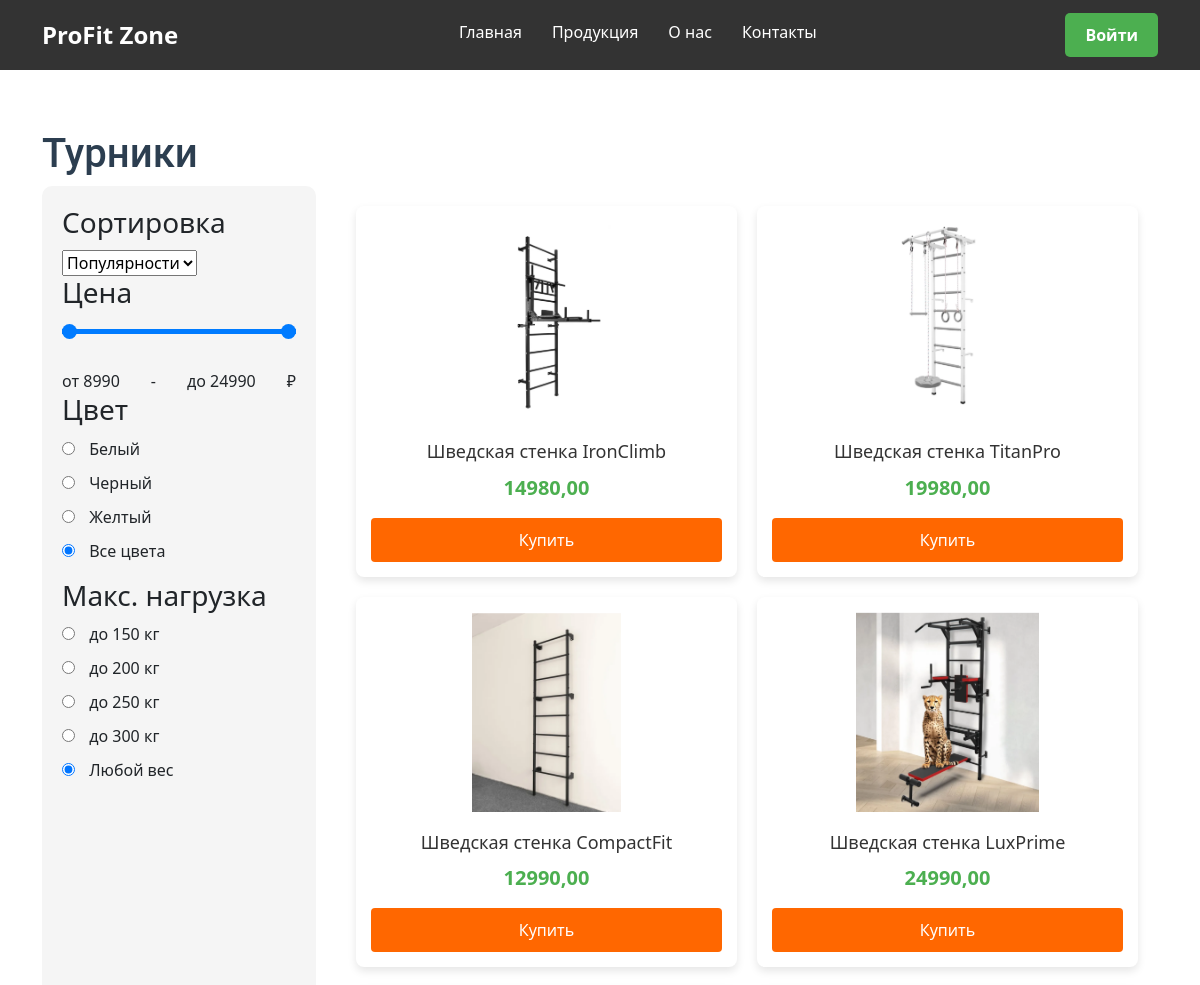
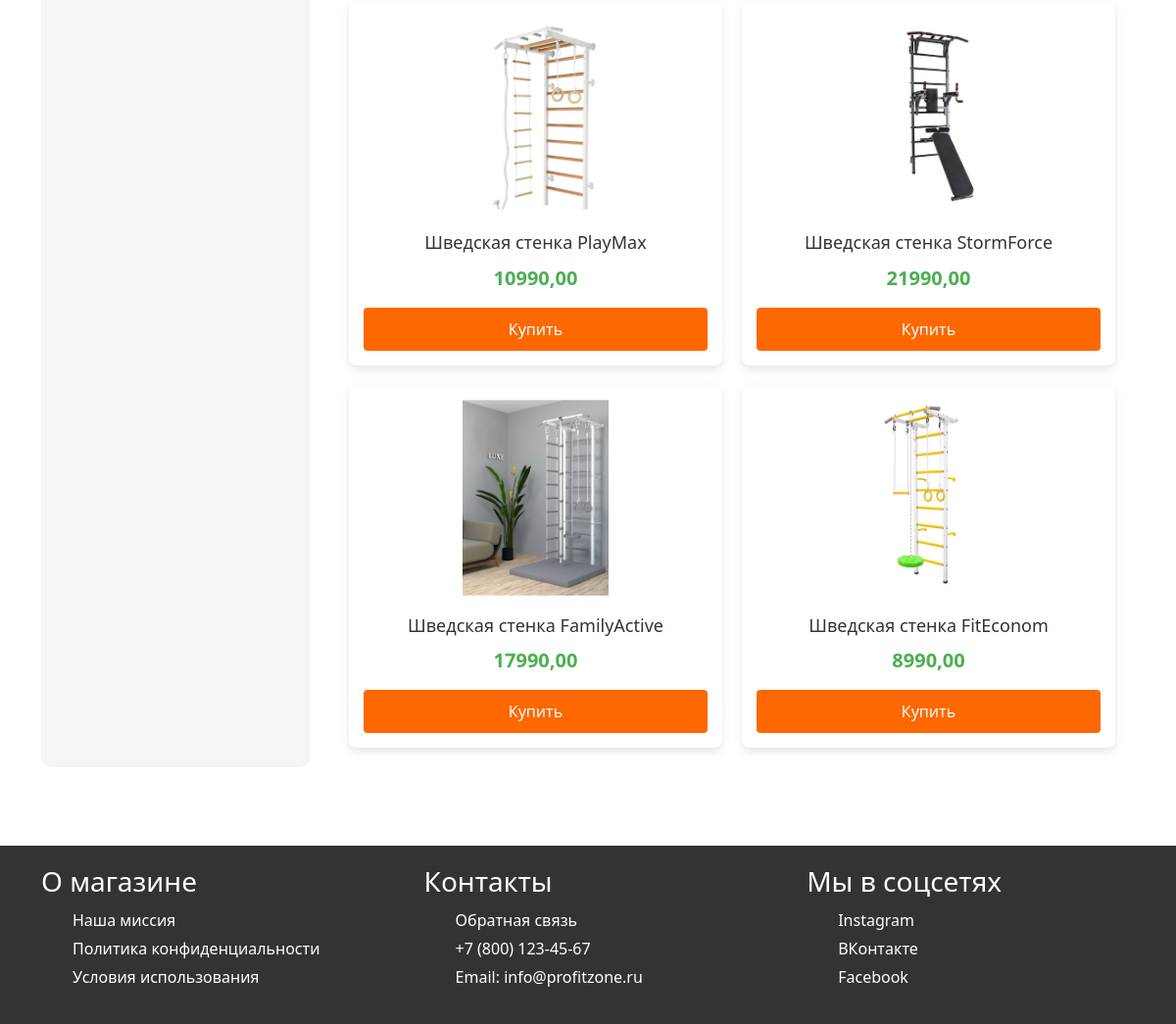
The page /swedish_walls on the database its author committed (2 pictures, top to bottom).
### main/models.py (models this page shows)
class Product(PolymorphicModel):
    id = models.AutoField(primary_key=True)
    name = models.CharField(max_length=255)
    description = models.TextField()
    price = models.DecimalField(max_digits=10, decimal_places=2)
    popularity = models.IntegerField(default=0)
    img = models.ImageField(upload_to='images/', blank=True, null=True)
    def __str__(self):
        return self.name

class SwedishWall(Product):
    in_bundle = models.TextField(help_text="Список товаров в комплекте")
    installation_type = models.CharField(max_length=255)
    max_load = models.CharField(max_length=100)
    material = models.CharField(max_length=255)
    dimensions = models.TextField(help_text="Габариты в см")
    packaging_parameters = models.TextField(help_text="Параметры упаковки")
    bar_diameter = models.CharField(max_length=100)
    distance_between = models.CharField(max_length=100)
    warranty = models.CharField(max_length=100)
    color = models.CharField(max_length=30)

class Product(PolymorphicModel):
    id = models.AutoField(primary_key=True)
    name = models.CharField(max_length=255)
    description = models.TextField()
    price = models.DecimalField(max_digits=10, decimal_places=2)
    popularity = models.IntegerField(default=0)
    img = models.ImageField(upload_to='images/', blank=True, null=True)
    def __str__(self):
        return self.name

### main/views.py (the view)
# urls.py: path('swedish_walls', views.swedish_walls, name='swedish_walls'),
def swedish_walls(request):
    login_form = LoginForm()
    register_form = RegisterForm()
    COLOR_MAP = {
        'Белый': 'white',
        'Черный': 'black',
        'Желтый': 'yellow',
        'Все цвета': 'all'
    }
    sort_by = request.GET.get('sort_by', 'popularity')
    min_price = request.GET.get('min_price', 8990)
    max_price = request.GET.get('max_price', 24990)
    color = request.GET.get('color')
    load_limits = request.GET.get('load_limits')
    selected_color_eng = COLOR_MAP.get(color)
    walls = SwedishWall.objects.filter(price__gte=min_price, price__lte=max_price)
    if selected_color_eng == 'all' or selected_color_eng == None:
        pass
    else:
        walls = walls.filter(color=selected_color_eng)
    if load_limits == 'Любой' or load_limits == None:
        pass
    else:
        walls = walls.filter(max_load=load_limits)
    if sort_by == 'price':
        walls = walls.order_by('price')
    else:
        walls = walls.order_by('-popularity')
    print(walls)
    context = {
        'swedish_walls_sort': walls,
        'sort_by': sort_by,
        'min_price': min_price,
        'max_price': max_price,
        'colors': color,
        'load_limits': load_limits,
        'login_form': login_form,
        'register_form': register_form,
    }
    if request.headers.get('x-requested-with') == 'XMLHttpRequest':
        return render(request, 'main/includes/swedish_walls_list.html', context)
    return render(request, 'main/swedish_walls.html', context)

### main/forms.py
class LoginForm(AuthenticationForm):
    username = forms.CharField(label='Имя пользователя', max_length=100)
    password = forms.CharField(label='Пароль', widget=forms.PasswordInput)

class RegisterForm(UserCreationForm):
    email = forms.EmailField(label='Email', required=True)
    username = forms.CharField(label='Имя пользователя')
    password1 = forms.CharField(label='Пароль', widget=forms.PasswordInput)
    password2 = forms.CharField(label='Подтвердите пароль', widget=forms.PasswordInput)
    class Meta:
        model = User
        fields = ['username', 'email', 'password1', 'password2']

### main/templates/main/swedish_walls.html (shortened to what this page needs)
{% extends 'main/layout.html' %}
{% load static %}
{% block content %}
<section class="product-section">
    <div class="container">
        <h1>Турники</h1>
        <div class="product-layout">
            <aside class="filters">
                <h3>Сортировка</h3>
                <select name="sort_by" id="sortSelect">
                    <option value="popularity" {% if sort_by == 'popularity' %}selected{% endif %}>Популярности</option>
                </select>
                <h3>Цена</h3>
                <div class="price-slider-container">
                    <input type="range" id="minPriceRange" min="8990" max="24990" value="{{ request.GET.min_price|default:8990 }}" class="price-range" name="min_price">
                    <input type="range" id="maxPriceRange" min="8990" max="24990" value="{{ request.GET.max_price|default:24990 }}" class="price-range" name="max_price">
                </div>
                <div class="price-range-display">
                    <span id="priceMinDisplay">от {{ request.GET.min_price|default:8990 }}</span> - <span id="priceMaxDisplay">до {{ request.GET.max_price|default:24990 }}</span> ₽
                </div>
                <h3>Цвет</h3>
                <ul>
                    <li><input type="radio" id="white" name="color" value="Белый" {% if 'Белый' in colors %}checked{% endif %}> <label for="white">Белый</label></li>
                    <li><input type="radio" id="black" name="color" value="Черный" {% if 'Черный' in colors %}checked{% endif %}> <label for="black">Черный</label></li>
                    <li><input type="radio" id="yellow" name="color" value="Желтый" {% if 'Желтый' in colors %}checked{% endif %}> <label for="yellow">Желтый</label></li>
                    <li><input type="radio" id="all" name="color" value="Все цвета" {% if colors %}{% else %}checked{% endif %}{% if 'Все цвета' in colors %}checked{% endif %}> <label for="all">Все цвета</label></li>
                </ul>
                <h3>Макс. нагрузка</h3>
                <ul>
                    <li><input type="radio" id="150kg" name="load_limits" value="до 150 кг" {% if 'до 150 кг' in load_limits %}checked{% endif %}> <label for="150kg">до 150 кг</label></li>
                    <li><input type="radio" id="200kg" name="load_limits" value="до 200 кг" {% if 'до 200 кг' in load_limits %}checked{% endif %}> <label for="200kg">до 200 кг</label></li>
                    <li><input type="radio" id="250kg" name="load_limits" value="до 250 кг" {% if 'до 250 кг' in load_limits %}checked{% endif %}> <label for="250kg">до 250 кг</label></li>
                    <li><input type="radio" id="300kg" name="load_limits" value="до 300 кг" {% if 'до 300 кг' in load_limits %}checked{% endif %}> <label for="300kg">до 300 кг</label></li>
                    <li><input type="radio" id="all" name="load_limits" value="Любой" {% if load_limits %}{% else %}checked{% endif %}{% if 'Любой' in load_limits %}checked{% endif %}> <label for="all">Любой вес</label></li>
                </ul>
            </aside>
            <div class="products">
                <div class="product-grid">
                    {% for wall in swedish_walls_sort %}
                    <div class="product-card">
                        <img src="{{ wall.img.url }}" alt="{{ wall.name }}">
                        <h4>{{ wall.name }}</h4>
                        <p class="price">{{ wall.price }}</p>
                        <button class="add-to-cart-btn">Купить</button>
                    </div>
                    {% endfor %}
                </div>
            </div>
        </div>
    </div>
</section>
{% endblock %}

### main/templates/main/layout.html (shortened to what this page needs)
<!DOCTYPE html>
<html lang="ru">
<head>
    {% load static %}
    <link rel="stylesheet" href="{% static 'main/css/main.css' %}">
    <link href="https://cdn.jsdelivr.net/npm/bootstrap@5.0.2/dist/css/bootstrap.min.css" rel="stylesheet">
</head>
<body>
    <header>
        <div class="container header-container">
            <div class="logo">
                <a href="/">ProFit Zone</a>
            </div>
            <nav>
                <ul>
                    <li><a id='homepage_link' href="/">Главная</a></li>
                    <li><a href="{% url 'catalogue' %}">Продукция</a></li>
                    <li><a href="/about">О нас</a></li>
                    <li><a href="/contact">Контакты</a></li>
                </ul>
            </nav>
            {% if user.is_authenticated %}
            <div class="cart">
                <a href="{% url 'cart' %}" id="cart-btn">Корзина</a>
            </div>
                <form action="{% url 'logout' %}" method="post">
                    {% csrf_token %}
                <button style="background-color:#333; border: none; cursor: pointer;" type="submit">
                    <svg xmlns="http://www.w3.org/2000/svg" width="24px" height="24px" fill="white" viewBox="0 0 256 256">
                      <path
                        d="M112,216a8,8,0,0,1-8,8H48a16,16,0,0,1-16-16V48A16,16,0,0,1,48,32h56a8,8,0,0,1,0,16H48V208h56A8,8,0,0,1,112,216Zm109.66-93.66-40-40a8,8,0,0,0-11.32,11.32L196.69,120H104a8,8,0,0,0,0,16h92.69l-26.35,26.34a8,8,0,0,0,11.32,11.32l40-40A8,8,0,0,0,221.66,122.34Z"
                      ></path>
                    </svg>
                </button>
                </form>
            {% else %}
            <button id="login-btn">Войти</a>
            {% endif %}
        </div>
    </header>
    <main>
        {% block content %}
        {% endblock %}
    </main>
    <footer>
        <div class="container">
            <div class="footer-columns">
                <div class="footer-column">
                    <h3>О магазине</h3>
                    <ul>
                        <li><a href="/about">Наша миссия</a></li>
                        <li><a href="/privacy">Политика конфиденциальности</a></li>
                        <li><a href="/terms">Условия использования</a></li>
                    </ul>
                </div>
                <div class="footer-column">
                    <h3>Контакты</h3>
                    <ul>
                        <li><a href="/contact">Обратная связь</a></li>
                        <li>+7 (800) 123-45-67</li>
                        <li>Email: info@profitzone.ru</li>
                    </ul>
                </div>
                <div class="footer-column">
                    <h3>Мы в соцсетях</h3>
                    <ul>
                        <li><a href="#">Instagram</a></li>
                        <li><a href="#">ВКонтакте</a></li>
                        <li><a href="#">Facebook</a></li>
                    </ul>
                </div>
            </div>
        </div>
    </footer>
</body>
</html>

### main/static/main/css/main.css (style rules this page uses)
* { margin: 0; padding: 0; box-sizing: border-box; }
body { font-family: Arial, sans-serif; line-height: 1.6; background-color: #f4f4f4; }
.container { width: 90%; margin: 0 auto; max-width: 1200px; }
header { background-color: #333; color: #fff; padding: 10px 0; }
.header-container { display: flex; justify-content: space-between; align-items: center; }
header .logo a { font-size: 24px; color: #fff; text-decoration: none; font-weight: bold; }
header nav ul { list-style: none; display: flex; }
header nav ul li { margin: 0 15px; margin-top: 10px; }
header nav ul li a { color: #fff; text-decoration: none; }
main { padding: 20px 0; }
footer { background-color: #333; color: #fff; padding: 20px 0; margin-top: 20px; }
footer h3 { margin-bottom: 10px; }
footer ul { list-style: none; }
footer ul li { margin-bottom: 5px; }
footer ul li a { color: #fff; text-decoration: none; }
.footer-columns { display: flex; justify-content: space-between; }
.footer-column { width: 30%; }
.product-section { padding: 40px 0; }
.product-layout { display: grid; grid-template-columns: 1fr 3fr; gap: 20px; }
.filters { background-color: #f5f5f5; padding: 20px; border-radius: 10px; }
.filters h3 { margin-bottom: 10px; }
.filters ul { list-style: none; padding: 0; }
.filters li { margin-bottom: 10px; }
.filters input[type="checkbox"], .filters input[type="radio"] { margin-right: 10px; }
.price-range { width: 100%; margin: 10px 0; }
.price-range-display { display: flex; justify-content: space-between; }
.product-grid { display: grid; grid-template-columns: repeat(auto-fill, minmax(250px, 1fr)); gap: 20px; padding: 20px; }
.product-card { background-color: #fff; border-radius: 8px; box-shadow: 0 4px 8px rgba(0, 0, 0, 0.1); overflow: hidden; text-align: center; padding: 15px; transition: transform 0.3s ease, box-shadow 0.3s ease; display: flex; flex-direction: column; justify-content: space-between; }
.product-card img { width: 100%; height: 200px; object-fit: contain; margin-bottom: 10px; }
.product-card h4 { font-size: 18px; margin: 10px 0; color: #333; }
.product-card .price { font-size: 20px; font-weight: bold; color: #4CAF50; margin-bottom: 15px; }
.add-to-cart-btn { padding: 10px 15px; background-color: #ff6700; color: white; border: none; border-radius: 4px; cursor: pointer; font-size: 16px; transition: background-color 0.3s ease; }
.container { max-width: 900px; }
h1 { font-family: 'Roboto', sans-serif; font-weight: 700; color: #2c3e50; }

### main/templates/main/layout.html (style rules this page uses)
#login-btn { display: inline-block; padding: 10px 20px; font-size: 16px; font-weight: bold; color: #fff; background-color: #4CAF50; border: none; border-radius: 5px; cursor: pointer; text-align: center; text-decoration: none; transition: background-color 0.3s ease, transform 0.2s ease; }

### main/templates/main/swedish_walls.html (style rules this page uses)
.price-slider-container { position: relative; width: 100%; height: 40px; margin: 10px 0; }
.price-range { -webkit-appearance: none; appearance: none; width: 100%; height: 5px; background: #007bff; position: absolute; pointer-events: none; }
#minPriceRange { z-index: 3; }
#maxPriceRange { z-index: 2; }
.price-range-display { font-size: 16px; margin-top: 10px; }

### rows shown on the page
SwedishWall: img (picture), name "Шведская стенка IronClimb", price "14980,00"
SwedishWall: img (picture), name "Шведская стенка TitanPro", price "19980,00"
SwedishWall: img (picture), name "Шведская стенка CompactFit", price "12990,00"
SwedishWall: img (picture), name "Шведская стенка LuxPrime", price "24990,00"
SwedishWall: img (picture), name "Шведская стенка PlayMax", price "10990,00"
SwedishWall: img (picture), name "Шведская стенка StormForce", price "21990,00"
SwedishWall: img (picture), name "Шведская стенка FamilyActive", price "17990,00"
SwedishWall: img (picture), name "Шведская стенка FitEconom", price "8990,00"
